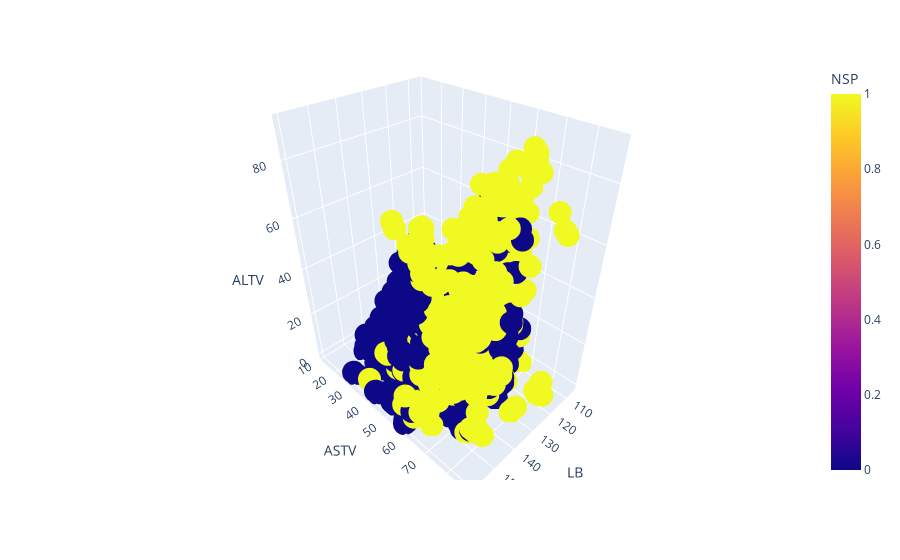

Notebook code cell kept with this figure:
### Code cell
fig = px.scatter_3d(df, x='LB', y='ASTV', z='ALTV', color='NSP')
fig.show()

### Figure 1 — Plotly figure (JSON) as saved in the notebook; plotly's stock layout.template omitted (floating-point values rounded to 4 significant figures; data arrays with more than 128 entries replaced by an {"elided": "..."} marker saying what was removed)
{"data": [{"hovertemplate": "LB=%{x}<br>ASTV=%{y}<br>ALTV=%{z}<br>NSP=%{marker.color}<extra></extra>", "legendgroup": "", "marker": {"color": {"elided": "2124 int values"}, "coloraxis": "coloraxis", "symbol": "circle"}, "mode": "markers", "name": "", "scene": "scene", "showlegend": false, "type": "scatter3d", "x": {"elided": "2124 int values"}, "y": {"elided": "2124 int values"}, "z": {"elided": "2124 int values"}}], "layout": {"coloraxis": {"colorbar": {"title": {"text": "NSP"}}, "colorscale": [[0, "#0d0887"], [0.1111, "#46039f"], [0.2222, "#7201a8"], [0.3333, "#9c179e"], [0.4444, "#bd3786"], [0.5556, "#d8576b"], [0.6667, "#ed7953"], [0.7778, "#fb9f3a"], [0.8889, "#fdca26"], [1, "#f0f921"]]}, "legend": {"tracegroupgap": 0}, "margin": {"t": 60}, "scene": {"domain": {"x": [0, 1], "y": [0, 1]}, "xaxis": {"title": {"text": "LB"}}, "yaxis": {"title": {"text": "ASTV"}}, "zaxis": {"title": {"text": "ALTV"}}}}}
